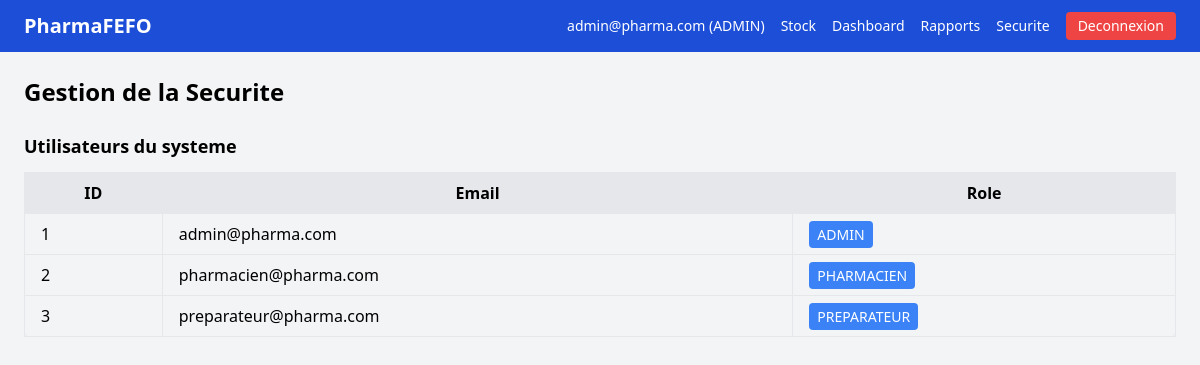
The page /index.php?action=security (signed in) on the database its author committed.
### tables this page shows
CREATE TABLE IF NOT EXISTS users (
    id INT AUTO_INCREMENT PRIMARY KEY,
    email VARCHAR(255) NOT NULL UNIQUE,
    password VARCHAR(255) NOT NULL,
    role VARCHAR(50) NOT NULL
);

### src/Controller/SecurityController.php (called while the page is built, shortened)
<?php
class SecurityController
{
    private UserRepository $userRepository;
    public function __construct(UserRepository $userRepository)
    {
        $this->userRepository = $userRepository;
    }
    public function index(): void
    {
        $users = $this->userRepository->findAll();
        require __DIR__ . '/../../templates/dashboard/admin/security.php';
    }
}

### src/Repository/UserRepository.php (called while the page is built, shortened)
<?php
class UserRepository
{
    private PDO $pdo;
    public function __construct()
    {
        $this->pdo = Database::getConnection();
    }
    private function hydrate(array $row): User
    {
        return new User(
            (int) $row['id'],
            $row['email'],
            $row['password'],
            $row['role']
        );
    }
    public function findAll(): array
    {
        $query = "SELECT * FROM users ORDER BY email ASC";
        $statement = $this->pdo->query($query);
        $rows = $statement->fetchAll(PDO::FETCH_ASSOC);
        $users = [];
        foreach ($rows as $row) {
            $users[] = $this->hydrate($row);
        }
        return $users;
    }
}

### config/database.php (called while the page is built, shortened)
<?php
class Database
{
    private static ?PDO $pdo = null;
    public static function getConnection(): PDO
    {
        if (self::$pdo === null) {
            self::$pdo = new PDO(
                'mysql:host=localhost;dbname=PharmaFEFO;charset=utf8mb4',
                'root',
                '',
                [
                    PDO::ATTR_ERRMODE => PDO::ERRMODE_EXCEPTION,
                    PDO::ATTR_DEFAULT_FETCH_MODE => PDO::FETCH_ASSOC,
                ]
            );
        }
        return self::$pdo;
    }
}

### src/Entity/User.php (called while the page is built, shortened)
<?php
class User
{
    private int $id;
    private string $email;
    private string $role;
    public function __construct(
        int $id,
        string $email,
        string $password,
        string $role
    ) {
        $this->id = $id;
        $this->email = $email;
        $this->role = $role;
    }
        public function getId(): int
    {
        return $this->id;
    }
    public function getEmail(): string
    {
        return $this->email;
    }
    public function getRole(): string
    {
        return $this->role;
    }
}

### templates/dashboard/admin/security.php (the view)
<?php include __DIR__ . '/../../layout/base.php'; ?>
<h1 class="text-2xl font-bold mb-6">Gestion de la Securite</h1>
<h2 class="text-lg font-semibold mb-3">Utilisateurs du systeme</h2>
<?php if (!empty($users)): ?>
<div class="overflow-x-auto">
<table class="min-w-full border border-gray-300 rounded-lg shadow-sm">
    <thead class="bg-gray-200">
        <tr>
            <th class="px-4 py-2 border">ID</th>
            <th class="px-4 py-2 border">Email</th>
            <th class="px-4 py-2 border">Role</th>
        </tr>
    </thead>
    <tbody>
        <?php foreach ($users as $u): ?>
            <tr class="hover:bg-gray-100">
                <td class="px-4 py-2 border"><?= $u->getId(); ?></td>
                <td class="px-4 py-2 border"><?= htmlspecialchars($u->getEmail()); ?></td>
                <td class="px-4 py-2 border">
                    <span class="bg-blue-500 text-white px-2 py-1 rounded text-sm"><?= htmlspecialchars($u->getRole()); ?></span>
                </td>
            </tr>
        <?php endforeach; ?>
    </tbody>
</table>
</div>
<?php else: ?>
<p class="text-gray-500">Aucun utilisateur trouve.</p>
<?php endif; ?>
    </main>
</body>
</html>

### rows shown on the page
users: id "1", email "admin@pharma.com", role "ADMIN"
users: id "2", email "pharmacien@pharma.com", role "PHARMACIEN"
users: id "3", email "preparateur@pharma.com", role "PREPARATEUR"

### other values the page prints
$_SESSION['user']['email'] "admin@pharma.com"
$_SESSION['user']['role'] "ADMIN"
